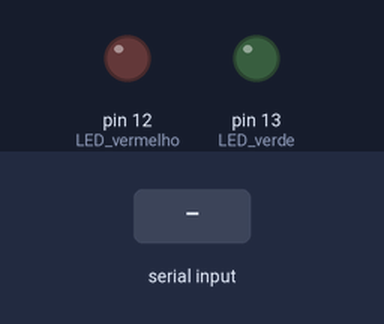
A sketch run on a simulated Arduino Uno, built with avr-gcc and run on an emulated ATmega328P. Parts: output pins drawn as LEDs (lit = HIGH). The inputs (shaded band) are chosen by the test bench.

Above: at 1.2 s.
1.3 s: "G" received over Serial
At 1.4 s:
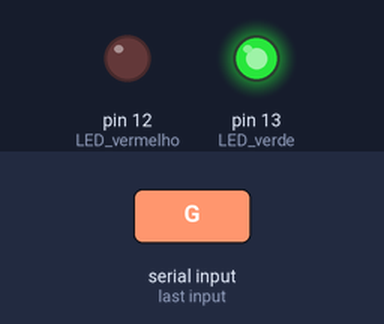
3.0 s: "R" received over Serial
At 3.1 s:
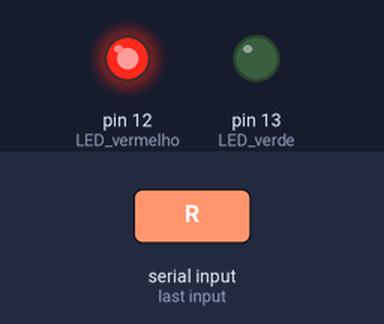
Timing chart, 0 to 6.0 s (numbered marks = the images above; inputs shaded):
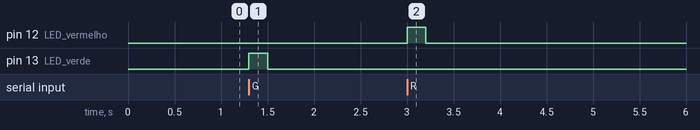

Measured:
- after the input at 1.3 s, pin 13 (LED_verde): LOW → HIGH at once, → LOW 0.20 s later
- after the input at 3.0 s, pin 12 (LED_vermelho): LOW → HIGH at once, → LOW 0.20 s later

The sketch:

sketch_apr23a.ino
```cpp
void setup() {
  Serial.begin(9600);
  pinMode(13, OUTPUT); // LED verde (acerto)
  pinMode(12, OUTPUT); // LED vermelho (erro)
}

void loop() {
  if (Serial.available()) {
    char comando = Serial.read();

    if (comando == 'G') {
      digitalWrite(13, HIGH);
      delay(200);
      digitalWrite(13, LOW);
    }
    else if (comando == 'R') {
      digitalWrite(12, HIGH);
      delay(200);
      digitalWrite(12, LOW);
    }
  }
}
```
